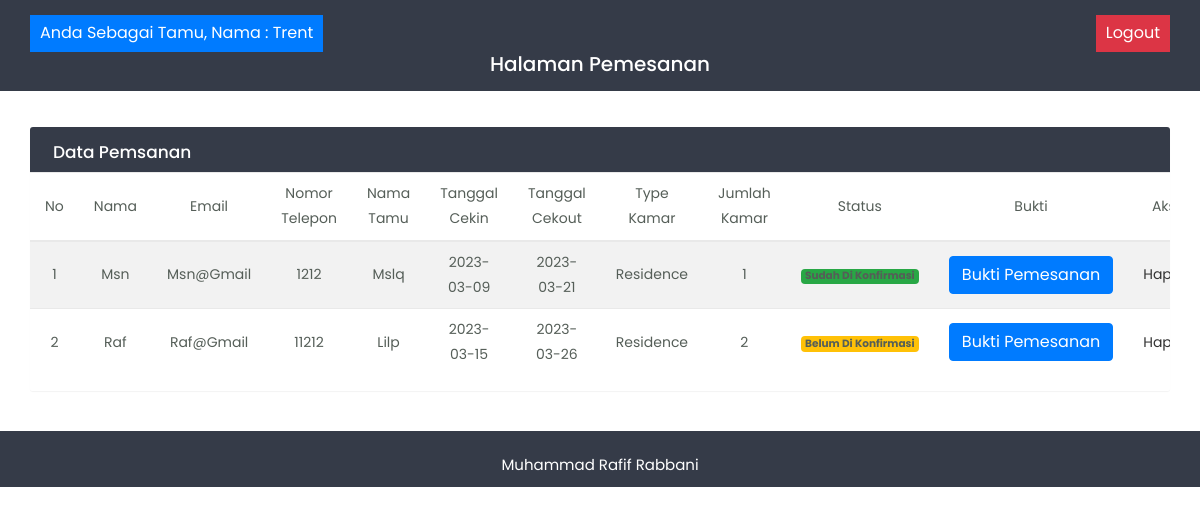
Page /weblab/konfirmasi2.php (signed in) on the committed database.
### tables this page shows
CREATE TABLE `pemesanan` (
  `id_pesanan` int(11) NOT NULL,
  `nama_pemesan` varchar(225) NOT NULL,
  `email_pemesan` varchar(225) NOT NULL,
  `hp_pemesan` varchar(225) NOT NULL,
  `nama_tamu` varchar(225) NOT NULL,
  `cek_in` varchar(225) NOT NULL,
  `cek_out` varchar(225) NOT NULL,
  `jml_kamar` varchar(225) NOT NULL,
  `id_kamar` int(11) NOT NULL,
  `status` varchar(20) NOT NULL,
  `nama_lengkap` varchar(50) NOT NULL,
  `no_ktp` int(11) NOT NULL
);

CREATE TABLE `kamar` (
  `id_kamar` int(11) NOT NULL,
  `type_kamar` varchar(50) NOT NULL,
  `jumlah_kamar` int(50) NOT NULL,
  `status` varchar(20) NOT NULL,
  `harga` int(50) NOT NULL,
  `foto` varchar(50) NOT NULL
);

### weblab/controller.php (called while the page is built, shortened)
<?php
require 'koneksi.php';
$data4 = mysqli_query($koneksi,"SELECT * FROM pemesanan");
?>

### weblab/konfirmasi2.php (the view, shortened to what this page needs)
<?php
include 'controller.php';
include 'koneksi.php';
$nama_pemesan = $_SESSION['tamu'];
$data = mysqli_query($koneksi,"SELECT * FROM pemesanan WHERE nama_lengkap = '$nama_pemesan' ");
$data_pesan = [];
while($pesan = mysqli_fetch_assoc($data)){
    $data_pesan[] = $pesan;
}
?>
<!doctype html>
<html lang="en">
  <head>
        <link rel="stylesheet" href="css/bootstrap.min.css">
        <link rel="stylesheet" href="css/custom.css">
  </head>
  <body>
<div class="wrapper">
		<div id="content" style="width:100%;">
		   <div class="top-navbar">
		      <div class="xp-topbar">
                <div class="row">
                      <div class="col d-flex justify-content-center ">
                            <div class="xp-profilebar text-center d-flex justify-content-between" style="width:100%">
                                <nav class="navbar p-0">
                                  <ul class="nav navbar-nav flex-row ml-auto ">
                                    <li class="dropdown nav-item active">
                                        <a class="nav-link bg-primary" href="#" >
                                        Anda Sebagai <?= $_SESSION['akses'] ?>, Nama :
                                        <?= $_SESSION['tamu']; ?>
                                        </a>
                                    </li>
                                  </ul>
                                </nav>
                                <nav class="navbar p-0">
                                  <ul class="nav navbar-nav flex-row ml-auto  ">
                                    <li class="dropdown nav-item active ">
                                        <a class="nav-link bg-danger" href="../logout.php" >
                                        Logout
                                        </a>
                                    </li>
                                   </ul>
                                </nav>
                            </div>
                        </div>
                </div>
            </div>
              <div class="xp-breadcrumbbar text-center">
                <h4 class="page-title">Halaman Pemesanan</h4>
              </div>
		   </div>
		   <div class="main-content">
			  <div class="row">
<div class="col-md-12">
  <div class="text-center tab-content" id="myTabContent">
	<div class="table-wrapper  tab-pane fade show active" id="home" role="tabpanel" aria-labelledby="home-tab" >
        <div class="table-title">
        <div class="row">
            <div class="col-sm-6 p-0 d-flex justify-content-lg-start justify-content-center">
            <h2 class="ml-lg-2">Data Pemsanan</h2>
            </div>
        </div>
        </div>
        <table class="table table-striped table-hover">
        <thead>
            <tr>
            <th>No</th>
            <th>Nama</th>
            <th>Email</th>
            <th>Nomor Telepon</th>
            <th>Nama Tamu</th>
            <th>Tanggal Cekin</th>
            <th>Tanggal Cekout</th>
            <th>Type Kamar</th>
            <th>Jumlah Kamar</th>
            <th>Status</th>
            <th>Bukti</th>
            <th>Aksi</th>
            </tr>
        </thead>
        <tbody>
           <?php $i = 1;  foreach($data_pesan as $rsp) {?>
            <?php $id_kamar = $rsp['id_kamar'];
                 $result = mysqli_query($koneksi,"SELECT * FROM kamar WHERE id_kamar = $id_kamar");
                 $type_kamar = mysqli_fetch_assoc($result)['type_kamar'];
            ?>
            <tr>
              <th><?= $i ?></th>
              <th><?= $rsp['nama_pemesan'] ?></th>
              <th><?= $rsp['email_pemesan'] ?></th>
              <th><?= $rsp['hp_pemesan'] ?></th>
              <th><?= $rsp['nama_tamu'] ?></th>
              <th><?= $rsp['cek_in'] ?></th>
              <th><?= $rsp['cek_out'] ?></th>
              <th><?= $type_kamar ?></th>
              <th><?= $rsp['jml_kamar'] ?></th>
              <?php if( $rsp['status'] == 1) {?>
              <th> <span class="badge bg-warning">Belum di Konfirmasi</span></th>
              <?php } else { ?>
               <th> <span class="badge bg-success">Sudah di Konfirmasi</span></th>
               <?php } ?>
               <th><button type="button" class="btn btn-primary" data-bs-toggle="modal" data-bs-target="#exampleModal<?php $rsp['nama_pemesan'] ?>" >Bukti Pemesanan</button></th>
               <th><a href="controller.php">Hapus</a></th>
            </tr>
            <?php  $i++; } ?>
        </tbody>
        </table>
      </div>
</div>
</div>
			  </div>
		</div>
		<footer class="footer">
			    <div class="container-fluid">
				       <div class="footer-in">
                 <p class="mb-0">Muhammad Rafif Rabbani</p>
                </div>
				</div>
			 </footer>
</div>
</div>
  </body>
  </html>

### weblab/css/custom.css (style rules this page uses)
body,html { line-height:1.8; font-family:'Poppins',sans-serif; color:#555e58; text-transform:capitalize; font-weight:400; margin:0px; padding:0px; }
p { font-size:15px; margin:12px 0 0; line-height:24px; }
a { color:#333; font-weight:400; }
button { cursor:pointer; }
ul,ol { padding:0px; margin:0px; list-style:none; }
a,a:hover,a:focus { color:#333; text-decoration:none; transition:all 0.3s; }
.wrapper { position:relative; width:100%; overflow:auto; }
@media only screen and (min-width:992px) { #content { width:calc(100% - 260px); position:relative; float:right; transition:all 0.3s; } }
#content { position:relative; transition:all 0.5s; background-attachment:#f9fafc; }
.top-navbar { width:100%; z-index:9; position:relative; padding:15px 30px; background-color:#353b48; }
.xp-breadcrumbbar .page-title { font-size:20px; color:#fff; margin-bottom:0; margin-top:0; }
.main-content { padding:30px 30px 0px 30px; }
.navbar { background-color:#353B48; color:#fff; }
.navbar-nav > li.active { color:#fff; border-radius:4px; background-color:rgba(0,0,0,0.08); }
.navbar-nav > li > a { color:#fff; }
.navbar-nav li a { position:relative; display:block; padding:4px 10px!important; }
.table-wrapper { background-color: #fff; margin:6px 0px 40px 0px; width: 100%; overflow: auto; border-radius: 3px; box-shadow: 0 1px 1px rgb(0 0 0 / 5%); }
.table-title { background:#353b48; color:#fff; position:sticky; top:0; width:100%; left:0; padding:10px 30px; border-radius:0px 0px 0 0; }
.table-title h2 { margin:5px 0 0; font-size:17px; }
table.table tr th, table.table tr td { border-color:#e9e9e9; padding:8px 15px; font-size:14px; font-weight: 400; vertical-align:middle; }
table.table tr th:first-child { width:60px; }
table.table tr th:last-child { width:100px; }
footer { background-color:#353b48; color:#fff; text-align:center; padding:10px 30px; position:relative; width:100%; }

### rows in the picture
pemesanan: nama_pemesan "Msn", email_pemesan "Msn@gmail", hp_pemesan "1212", nama_tamu "Mslq", cek_in "2023-03-09", cek_out "2023-03-21", id_kamar.type_kamar "Residence", jml_kamar "1", status "Sudah Di Konfirmasi"
pemesanan: nama_pemesan "Raf", email_pemesan "Raf@gmail", hp_pemesan "11212", nama_tamu "Lilp", cek_in "2023-03-15", cek_out "2023-03-26", id_kamar.type_kamar "Residence", jml_kamar "2", status "Belum Di Konfirmasi"

### other values in the picture
$_SESSION['akses'] "Tamu"
$_SESSION['tamu'] "Trent"
